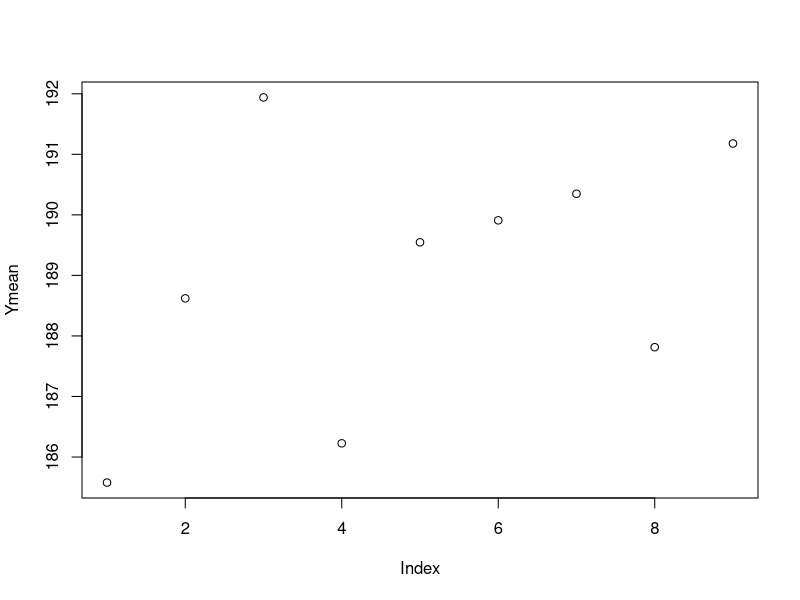
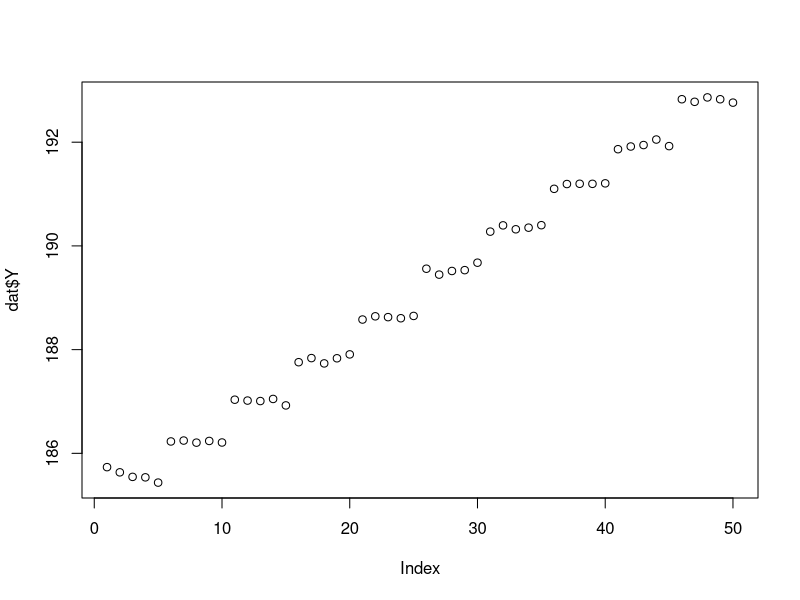
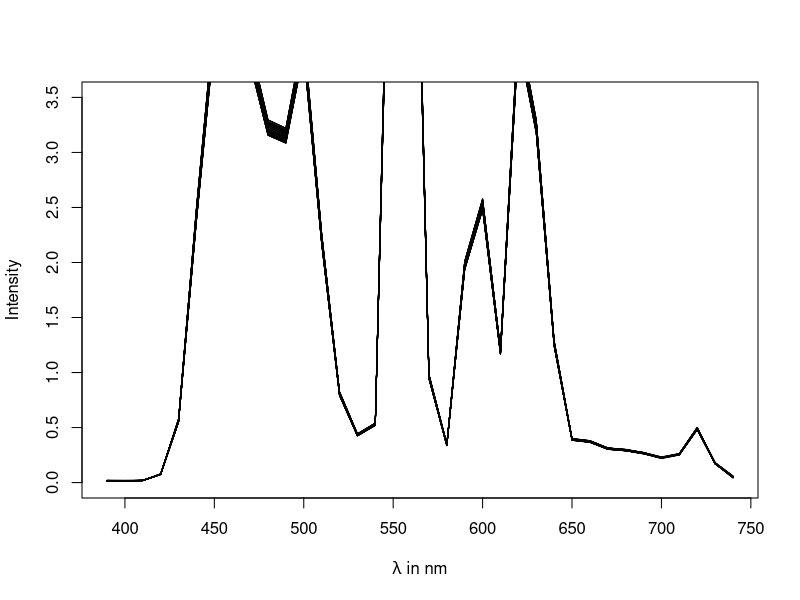
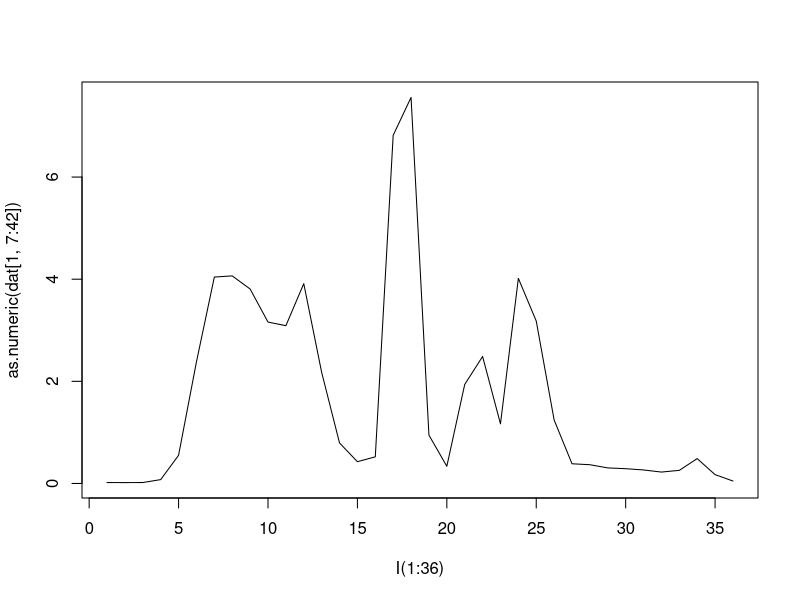

Source code (R) for these figures, in order: (Note: this script raises an error after producing the figures.)
# this script only works with some data from tubes_spectra_plot.R

dat <- read.table("calibdata/measurements/depth_monitor20120210_0819.txt", sep=",")

names(dat) <- c("R","G","B","x","y","Y",paste("l", 1:36, sep=""))

dat$grey <- factor(round(1023*with(dat, 0.299*R/255 + 0.587*G/255 + 0.114*B/255)))

Ymean <- with(dat, tapply(Y, grey, mean))

# Luminance steps
plot(Ymean)
plot(dat$Y)

## monitor
startp <- 0
endp <- 2700
lcolor <- colorRampPalette(c("black","lightgrey"))(endp)
plot(as.numeric(dat[1,7:42]) ~ I(seq(390, 740, 10)), type="l",
    col=lcolor[startp], ylim=c(0,3.5), xlab=expression(paste(lambda, " in nm")), ylab="Intensity")
for (i in startp:endp){
    lines(as.numeric(dat[i,7:42]) ~ I(seq(390, 740, 10)), col=lcolor[i])
}
# One Spectrum
plot(as.numeric(dat[1,7:42]) ~ I(1:36), type="l")

## tubes
# red
startp <- 0
endp <- 50
lcolor <- colorRampPalette(c("black","red"))(endp)
lines(as.numeric(dat2[1,7:42]) ~ I(seq(390, 740, 10)), type="l",
    col=lcolor[startp], ylim=c(0,2.2), xlab=expression(paste(lambda, " in
    nm")), ylab="Intensity")
for (i in startp:endp){
    lines(as.numeric(dat2[i,7:42]) ~ I(seq(390, 740, 10)), col=lcolor[i])
}

# green
startp <- 50
endp <- 100
lcolor <- colorRampPalette(c("black","green"))(50)
lines(as.numeric(dat2[51,7:42]) ~ I(seq(390, 740, 10)), col=lcolor[1])
for (i in startp:endp){
    lines(as.numeric(dat2[i,7:42]) ~ I(seq(390, 740, 10)), col=lcolor[i-50])
}

# blue
startp <- 100
endp <- 150
lcolor <- colorRampPalette(c("black","blue"))(50)
lines(as.numeric(dat2[101,7:42]) ~ I(seq(390, 740, 10)), col=lcolor[1]) 
for (i in startp:endp){
    lines(as.numeric(dat2[i,7:42]) ~ I(seq(390, 740, 10)), col=lcolor[i-100])
}


